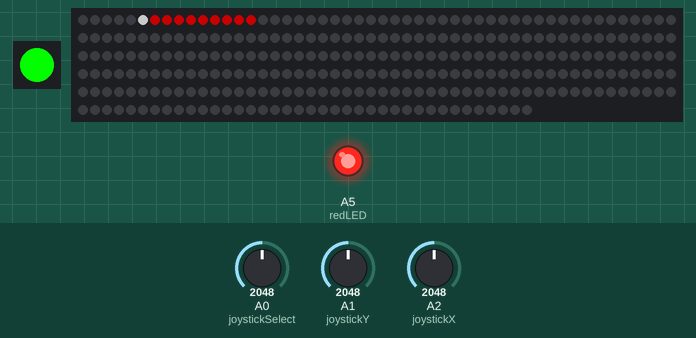
Simulated run of this sketch. Board: Particle Photon. Parts: 1 RGB LEDs in strip order, left to right, 288 RGB LEDs in strip order, left to right, continuing on the next row, output pins drawn as LEDs (lit = HIGH). The test bench sets the inputs (shaded band); at power-on: A0 (joystickSelect) = 2048, A1 (joystickY) = 2048, A2 (joystickX) = 2048. Dim RGB values are drawn brighter than linear.

Above: at 10.27 s.
Timing chart, 0 to 40.0 s (numbered marks = the images above):
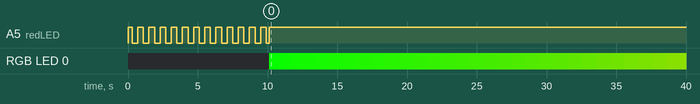

Measured:
- by itself, A5 (redLED): goes HIGH 0.30 s, 12 × (LOW 0.40 s, HIGH 0.40 s), LOW 0.21 s, then HIGH
- by itself, RGB LED 0: off → RGB(3, 252, 0) at 10.1 s, → RGB(6, 249, 0) 0.31 s later, → RGB(9, 246, 0) 0.31 s later, → RGB(12, 243, 0) 0.46 s later, … (33 changes in this stretch)

The sketch:

joy.ino
```cpp
/*
 * Project joy
 * Description: Joy by pixels
 * Author: Armin Mahmoudi
 * Date: 11/03/2020
 */

// SYSTEM_MODE(AUTOMATIC);
SYSTEM_MODE(MANUAL);
SerialLogHandler logHandler;

// declare other functions
void beginStrip();
void dispayModeAtIndex(int mode, int index);
uint32_t wheel(byte WheelPos);

const int redLED = A5;
int startTime = 0;
int lastChanged = 0;
const uint calibrationPeriodMs = 10000;
const uint changeDelayMs = 500;

// setup() runs once, when the device is first turned on.
void setup()
{
  RGB.control(true);
  pinMode(redLED, OUTPUT);
  beginStrip();
  startTime = millis(); // start delay
  lastChanged = millis();
}

// Joystick pins
const int joystickX = A2;
const int joystickY = A1;
const int joystickSelect = A0;

const int minDelay = 10;
const int maxDelay = 1000;
const float delayMultiplier = 0.5;
const int maxModes = 5;

int MODE = 4;
int DELAY_MS = 100;
int RAINBOW_INDEX = 0;

int minX, avgX, maxX, minY, avgY, maxY = 1000;
int selectThreshold = 20;
float dirThreshold = 0.5; // =50% of the max distance from neutral
int x, y, selectPressed = 0;
int selectPressStarted = 0;

int automaticThreshold = 1000;
int modeThreshold = 200;

int redLEDOn = 1;
int automatic = 1;

// loop() runs over and over again, as quickly as it can execute.
void loop()
{
  int x_adc_val, y_adc_val, select_adc_val;
  x_adc_val = analogRead(joystickX);
  y_adc_val = analogRead(joystickY);
  select_adc_val = analogRead(joystickSelect);

  digitalWrite(redLED, redLEDOn);
  delay(DELAY_MS);
  if (millis() - startTime <= calibrationPeriodMs)
  {
    DELAY_MS = 200;
    redLEDOn = redLEDOn ^ 1; // will toggle the value between 0 and 1
    calibrate(x_adc_val, y_adc_val);
    delay(DELAY_MS);
    digitalWrite(redLED, LOW);
    return;
  }
  else
  {
    redLEDOn = 1;
  }

  processInput(x_adc_val, y_adc_val, select_adc_val);

  // calibrate
  calibrate(x_adc_val, y_adc_val);

  if (selectPressed == 1 && selectPressStarted == 0)
  {
    selectPressStarted = millis();
  }

  // config
  if ((x != 0 || (selectPressed == 0 && selectPressStarted > 0)) && millis() - lastChanged >= changeDelayMs)
  {
    // Speed (delay)
    DELAY_MS += int(x * DELAY_MS * delayMultiplier);
    if (DELAY_MS < minDelay)
    {
      DELAY_MS = minDelay;
    }
    else if (DELAY_MS > maxDelay)
    {
      DELAY_MS = maxDelay;
    }

    if (selectPressStarted > 0)
    {
      const int lengthPressed = millis() - selectPressStarted;
      if (lengthPressed >= automaticThreshold)
      {
        automatic = automatic ^ 1; // toggle
      }
      else if (lengthPressed >= modeThreshold)
      {
        // Mode
        MODE++;
        if (MODE > maxModes)
        {
          MODE = 1;
        }
      }
      selectPressStarted = 0; // reset
    }
    lastChanged = millis();
  }

  // LET'S PLAY!
  if (automatic)
  {
    RAINBOW_INDEX++;
  }
  else
  {
    RAINBOW_INDEX += y;
  }
  if (RAINBOW_INDEX < 0 || RAINBOW_INDEX >= 255)
  {
    RAINBOW_INDEX = 0;
  }

  dispayModeAtIndex(MODE, RAINBOW_INDEX);
  RGB.color(wheel(RAINBOW_INDEX & 255));

  // Log.info("minX = %d, maxX = %d, avgX = %d", minX, maxX, avgX);
  // Log.info("minY = %d, maxY = %d, avgY = %d", minY, maxY, avgY);
  // Log.info("x_val = %4d, y_val = %4d, select_val = %4d", x_adc_val, y_adc_val, select_adc_val);
  // Log.info("X = %d, Y = %d, Select = %d", x, y, selectPressed);
}

void processInput(int x_adc_val, int y_adc_val, int select_adc_val)
{
  // process X
  const int xThreshold = int(dirThreshold * avgX);
  if (x_adc_val < avgX - xThreshold)
  {
    x = -1;
  }
  else if (x_adc_val > avgX + xThreshold)
  {
    x = 1;
  }
  else
  {
    x = 0;
  }

  // process Y
  const int yThreshold = int(dirThreshold * avgY);
  if (y_adc_val < avgY - yThreshold)
  {
    y = -1;
  }
  else if (y_adc_val > avgY + yThreshold)
  {
    y = 1;
  }
  else
  {
    y = 0;
  }

  // process Select
  if (select_adc_val < selectThreshold)
  {
    selectPressed = 1;
  }
  else
  {
    selectPressed = 0;
  };
}

void calibrate(int x_adc_val, int y_adc_val)
{
  // calibrate X
  if (minX > x_adc_val)
  {
    minX = x_adc_val;
  }
  else if (maxX < x_adc_val)
  {
    maxX = x_adc_val;
  }
  avgX = int((minX + maxX) / 2);
  // calibrate Y
  if (minY > y_adc_val)
  {
    minY = y_adc_val;
  }
  else if (maxY < y_adc_val)
  {
    maxY = y_adc_val;
  }
  avgY = int((minY + maxY) / 2);
}
```

led_strip.ino
```cpp
#include "Particle.h"
#include <neopixel.h>

// IMPORTANT: Set pixel COUNT, PIN and TYPE
#define PIXEL_COUNT 288 // 2 * 144
#define PIXEL_PIN D5
#define PIXEL_TYPE WS2812B

Adafruit_NeoPixel strip(PIXEL_COUNT, PIXEL_PIN, PIXEL_TYPE);

const int stripCount = 144;

void beginStrip() {
    strip.begin();
    strip.setBrightness(100); // 0 -> 255
}

void rainbow(int index)
{
  for (int i = 0; i < strip.numPixels(); i++)
  {
    strip.setPixelColor(i, wheel((i + index) & 255));
  }
  strip.show();

}

void simple(int index)
{
  for (int i = 0; i < strip.numPixels(); i++)
  {
    strip.setPixelColor(i, wheel(index & 255));
  }
  strip.show();
}

void dot(int index)
{
  for (int i = 0; i < strip.numPixels(); i++)
  {
    if (i == index) {
      strip.setPixelColor(i, wheel(index & 255));
    } else {
      strip.setPixelColor(i, 0);
    }
  }
  strip.show();
}

void zebra(int index)
{
  for (int i = 0; i < strip.numPixels(); i++)
  {
    if ((i + index) % 5 == 0) {
      strip.setPixelColor(i, wheel(index & 255));
    } else {
      strip.setPixelColor(i, 0);
    }
  }
  strip.show();
}

const int shipLength = 15;
const int fireLength = 5;
uint32_t ship(int index) {
    if (index <= fireLength) {
        uint8_t brightness = uint8_t(index / fireLength * 255);
        return strip.Color(brightness, brightness, brightness);
    } else {
        return strip.Color(255, 0, 0);
    }
}

void takeoff(int index)
{
  for (int i = 0; i < strip.numPixels(); i++)
  {
    if (i >= index && i < shipLength) {
      strip.setPixelColor(i, ship(i));
    } else {
      strip.setPixelColor(i, 0);
    }
  }
  strip.show();
}

// Input a value 0 to 255 to get a color value.
// The colours are a transition r - g - b - back to r.
uint32_t wheel(byte WheelPos)
{
  if (WheelPos < 85)
  {
    return strip.Color(WheelPos * 3, 255 - WheelPos * 3, 0);
  }
  else if (WheelPos < 170)
  {
    WheelPos -= 85;
    return strip.Color(255 - WheelPos * 3, 0, WheelPos * 3);
  }
  else
  {
    WheelPos -= 170;
    return strip.Color(0, WheelPos * 3, 255 - WheelPos * 3);
  }
}
```

mode.ino
```cpp
#include <neopixel.h>

// LED strip
void rainbow(int index);
void simple(int index);
void dot(int index);
void zebra(int index);
void takeoff(int index);

void dispayModeAtIndex(int mode, int index) {
    if (mode == 1) {
        rainbow(index);
    } else if (mode == 2) {
        dot(index);
    } else if (mode == 3) {
        zebra(index);
    } else if (mode == 4) {
        takeoff(index);
    } else {
        simple(index);
    }
}
```
